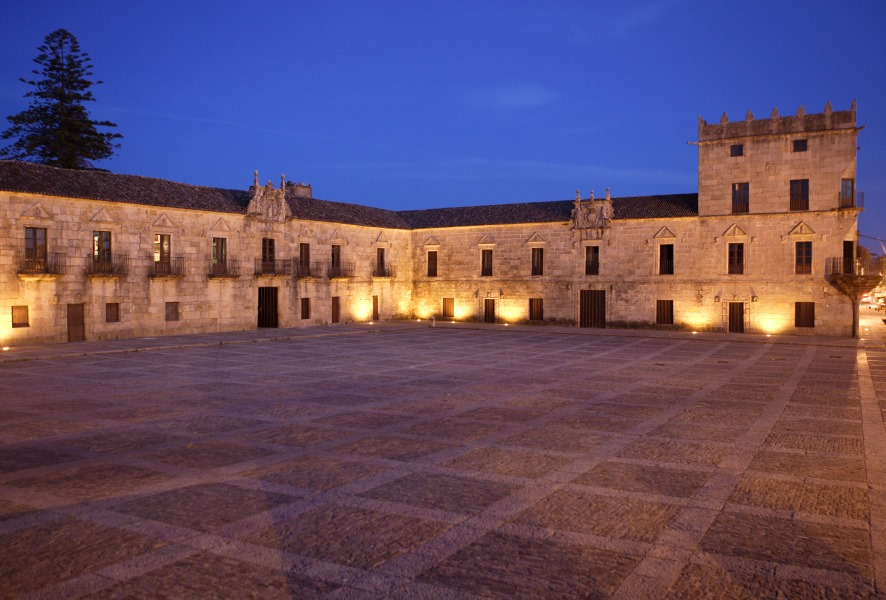
#> input picture Images/Intro_images/pazo.jpg, 886 x 600 px
$ jupyter execute --allow-errors 02_CV.ipynb
#> lines starting #> are read from the running program, lines starting #| are printed output that depends on the picture; after the words box and inside, x2 and y2 are one past the last pixel; in counts of white or black regions, pixels touching at a corner belong together
[cell 1]
intro_images_path='./Images/Intro_images/'
edge_images_path='../'#../Images/Edge_images/'
seg_images_path='../'#../Images/Seg_images/'
feature_images_path='./Images/Feature_images/'
output_path='./Images/Outputs/'
print('Image paths ....')

# COMPUTER VISION I

**Master in Artificial Intelligence, USC, UDC, UVigo**

Academic year 2022/23

## Image  geometric transformations

http://szeliski.org/Book/

https://docs.opencv.org/4.3.0/da/d6e/tutorial_py_geometric_transformations.html

There can be a number of basic operations we can perform in an image. OpenCV provides two transformation functions, **cv.warpAffine** and **cv.warpPerspective**, with which you can perform all kinds of transformations. cv.warpAffine takes a 2x3 transformation matrix while cv.warpPerspective takes a 3x3 transformation matrix as input.

### Image translation

Translation is the shifting of an object's location. If you know the shift in the (x,y) direction and let it be (tx,ty), you can create the transformation matrix M as follows:

    M=[[1, 0, tx],
       [0, 1, ty]]


[cell 2]
import numpy as np
from matplotlib import pyplot as plt
import cv2
import sys

# Load an color image in grayscale
img = cv2.imread(intro_images_path +'pazo.jpg')
#> img is the input picture: shape (600, 886, 3); mean B, G, R 102.8, 78.1, 99.6

if img is None:
  sys.exit('Failing at loading image')

img=cv2.cvtColor(img, cv2.COLOR_BGR2RGB)
num_rows, num_cols = img.shape[:2]
#> num_rows = 600; num_cols = 886

translation_matrix = np.float32([ [1,0,70], [0,1,110] ])
#translation with image cropping
img_tc = cv2.warpAffine(img, translation_matrix, (num_cols, num_rows), cv2.INTER_LINEAR)

plt.imshow(img_tc)
plt.xticks([]), plt.yticks([])  # to hide tick values on X and Y axis
plt.show()

#translation without image cropping
img_t = cv2.warpAffine(img, translation_matrix, (num_cols+ 2*int(translation_matrix[0,2]), num_rows+ 2*int(translation_matrix[1,2])), cv2.INTER_LINEAR)

plt.imshow(img_t)
plt.xticks([]), plt.yticks([])  # to hide tick values on X and Y axis
plt.show()

### Image rotation

Rotation of an image for an angle θ is achieved by the transformation matrix of the form

    M=[[cosθ,  sinθ],
       [−sinθ, cosθ]]

OpenCV also provides scaled rotation with adjustable center of rotation so that you can rotate at any location you prefer.The modified transformation matrix is given by

    M=[[α,  β, (1−α)⋅center.x−β⋅center.y],
       [-β  α, β⋅center.x+(1−α)⋅center.y]]

where:

    α=scale⋅cosθ,
    β=scale⋅sinθ

To find this transformation matrix, write the affine transformation yourself and call OpenCv functions **cv2.warpAffine(image, M, output_shape)**. Alternatively, OpenCV provides a function, **cv.getRotationMatrix2D(center, angle, scale)**.

#### Alternative 1

[cell 3]
import numpy as np
from matplotlib import pyplot as plt
import cv2


def get_affine_cv(t, r, s):
    sin_theta = np.sin(r)
    cos_theta = np.cos(r)

    a_11 = s * cos_theta
    a_21 = -s * sin_theta

    a_12 = s * sin_theta
    a_22 = s * cos_theta

    a_13 = t[0] * (1 - s * cos_theta) - s * sin_theta * t[1]
    a_23 = t[1] * (1 - s * cos_theta) + s * sin_theta * t[0]

    return np.array([[a_11, a_12, a_13],[a_21, a_22, a_23]])

#Load an image
img = cv2.imread(intro_images_path+'pazo.jpg')
img=cv2.cvtColor(img, cv2.COLOR_BGR2RGB)

rows,cols = img.shape[:2]
#> rows = 600; cols = 886
center=((cols-1)/2, (rows-1)/2)
#> center = (442.5, 299.5)
angle=30
scale=0.6


M = get_affine_cv(center, np.deg2rad(angle), scale)

img_r = cv2.warpAffine(img, M, (cols, rows))

plt.imshow(img_r)
plt.xticks([]), plt.yticks([])  # to hide tick values on X and Y axis
plt.show()

#### Alternative 2

[cell 4]
import numpy as np
import cv2

img = cv2.imread(intro_images_path+'pazo.jpg')
img=cv2.cvtColor(img, cv2.COLOR_BGR2RGB)

rows,cols = img.shape[:2]
center=((cols-1)/2, (rows-1)/2)
angle=30
scale=0.6

M=cv2.getRotationMatrix2D(center, angle, scale)

img_r = cv2.warpAffine(img, M, (cols,rows))

plt.imshow(img_r)
plt.xticks([]), plt.yticks([])
plt.show()

### Image scaling

This is a commonly used method in the computer vision and image processing area where we try to resize the image according to the requirement. Roughly we perform two things in the image scaling: either we enlarge the image or we shrink the image; in OpenCV, we have function resize; using this, we can perform the scaling of the image.

Here are the interpolation methods provided by OpenCV:

- cv2.INTER_AREA uses pixel area relation for resampling. This is the best method for reducing the size of an image. When used for zooming into the image, it uses the INTER_NEAREST method.

- cv2.INTER_CUBIC uses bicubic interpolation for resizing. This method performs calculations based on the 4×4 neighboring pixels for the pixels. It takes the weighted average of these 16 pixels to create a new pixel.

- cv2.INTER_LINEAR is similar to the INTER_CUBIC interpolation. However, INTER_CUBIC only uses 2×2 neighboring pixels to get the weighted average for the pixels.

- cv2.INTER_NEAREST uses the nearest neighbor concept for interpolation. This uses only one neighboring pixel from the image for interpolation.

[cell 5]
import numpy as np
from matplotlib import pyplot as plt
import cv2
import matplotlib
#matplotlib.rcParams['figure.figsize'] = (6.0, 6.0)

#Load an color image in grayscale
img = cv2.imread(intro_images_path+'pazo.jpg')
img=cv2.cvtColor(img, cv2.COLOR_BGR2RGB)

img_shrinked = cv2.resize(img,None,fx=0.5, fy=0.5, interpolation = cv2.INTER_AREA)
plt.figure(figsize= (0.01*img_shrinked.shape[0],0.01*img_shrinked.shape[1]));plt.imshow(img_shrinked)
plt.xticks([]), plt.yticks([])  # to hide tick values on X and Y axis
plt.show()


img_enlarged = cv2.resize(img,None,fx=1.5, fy=1.5, interpolation = cv2.INTER_CUBIC)
plt.figure(figsize= (0.01*img_enlarged.shape[0],0.01*img_enlarged.shape[1]));plt.imshow(img_enlarged)
plt.xticks([]), plt.yticks([])  # to hide tick values on X and Y axis
plt.show()

### Affine Transformations

https://docs.opencv.org/4.3.0/df/d9d/tutorial_py_colorspaces.html

https://docs.opencv.org/3.4.2/df/d9d/tutorial_py_colorspaces.html

In affine transformation, all parallel lines in the original image will still be parallel in the output image. To find the transformation matrix, we need three points from the input image and their corresponding locations in the output image. Then cv.getAffineTransform will create a 2x3 matrix which is to be passed to cv.warpAffine.

[cell 6]
import numpy as np
from matplotlib import pyplot as plt
import cv2
import matplotlib
#matplotlib.rcParams['figure.figsize'] = (6.0, 6.0)

#Load an color image in grayscale
img = cv2.imread(intro_images_path+'pazo.jpg')
img=cv2.cvtColor(img, cv2.COLOR_BGR2RGB)

image=img.copy()

pts1 = np.float32([[50,60],[600,60],[300,300]])
pts2 = np.float32([[40,50],[580,90],[260,350]])

for pt in pts1:
    cv2.circle(image, (int(pt[0]), int(pt[1])),10, (255, 0, 0),-1)
#> image: shape (600, 886, 3); mean R, G, B 99.9, 77.9, 102.6
for pt in pts2:
    cv2.circle(image, (int(pt[0]), int(pt[1])),10, (0, 255, 0),-1)
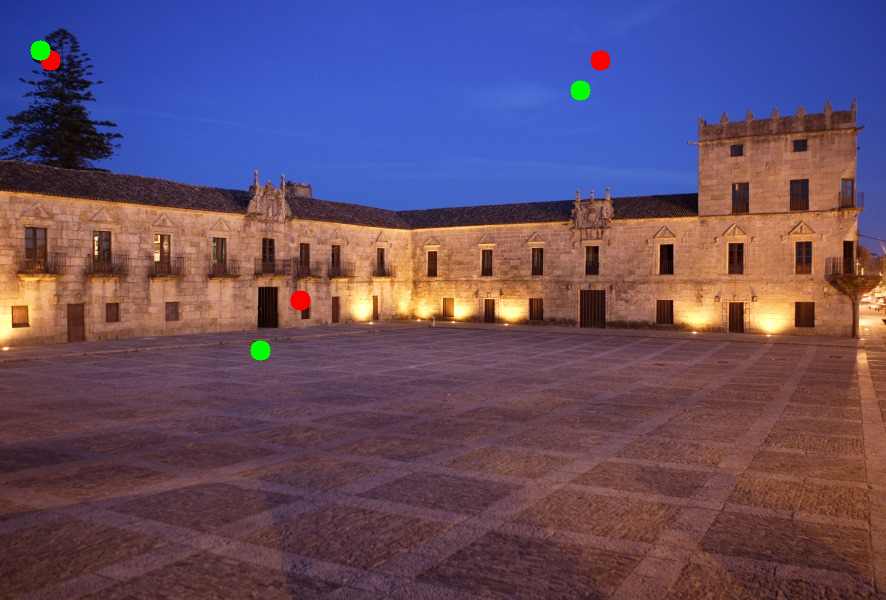
#> image: shape (600, 886, 3); mean R, G, B 99.8, 78.3, 102.4

M = cv2.getAffineTransform(pts1,pts2)
#> M = [[0.982, -0.106, -2.73], [0.0727, 1.17, -24.09]]
dst = cv2.warpAffine(img,M,(cols,rows))
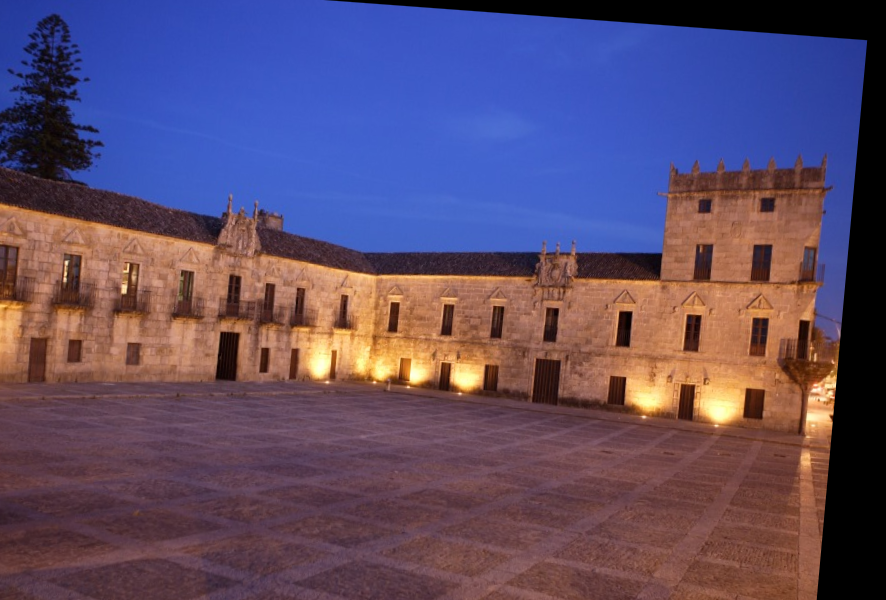
#> dst: shape (600, 886, 3); mean R, G, B 93.8, 76.8, 104.9


plt.figure(figsize= (0.01*image.shape[0],0.01*image.shape[1]));plt.imshow(image)
plt.xticks([]), plt.yticks([])  # to hide tick values on X and Y axis
plt.show()

plt.figure(figsize= (0.01*dst.shape[0],0.01*dst.shape[1]));plt.imshow(dst)
plt.xticks([]), plt.yticks([])  # to hide tick values on X and Y axis
plt.show()

### Perspective transformation

For perspective transformation you need a 3x3 transformation matrix. Straight lines will remain straight even after the transformation. To find this transformation matrix, you need 4 points on the first view and corresponding points on the second view. Among these 4 points, 3 of them should not be collinear. Then the transformation matrix can be found by the function **cv2.getPerspectiveTransform**. Then apply **c2v.warpPerspective** with this 3x3 transformation matrix.

The function cv2.warpPerspective() applies a perspective transformation to an image:
dst=cv2.warpPerspective(src, h, dsize)

- src: input image.
- dst: output image that has the size dsize and the same type as src .
- h: homography (3×3 transformation matrix).
- Dsize: size of the output image.

[cell 7]
import numpy as np
from matplotlib import pyplot as plt
import cv2
import matplotlib
#matplotlib.rcParams['figure.figsize'] = (6.0, 6.0)

#Load an color image in grayscale
img = cv2.imread(intro_images_path+'pazo.jpg')
img=cv2.cvtColor(img, cv2.COLOR_BGR2RGB)

rows, cols=img.shape[:2]
pts1 = np.float32([[10,10], [cols-10,10], [10,rows-10], [cols-10,rows-10]])
pts2 = np.float32([[20,20], [cols-20,20], [int(0.33*cols),rows-10], [int(0.66*cols),rows-10]])

P_M = cv2.getPerspectiveTransform(pts1, pts2)
#> P_M = [[1.01, 1.47, -4.15], [-6.34e-19, 3.01, -9.44], [6.76e-21, 0.00338, 1]]
dst = cv2.warpPerspective(img, P_M, (cols,rows))

image=img.copy()

for pt in pts1:
    cv2.circle(image, (int(pt[0]), int(pt[1])),10, (255, 0, 0),-1)
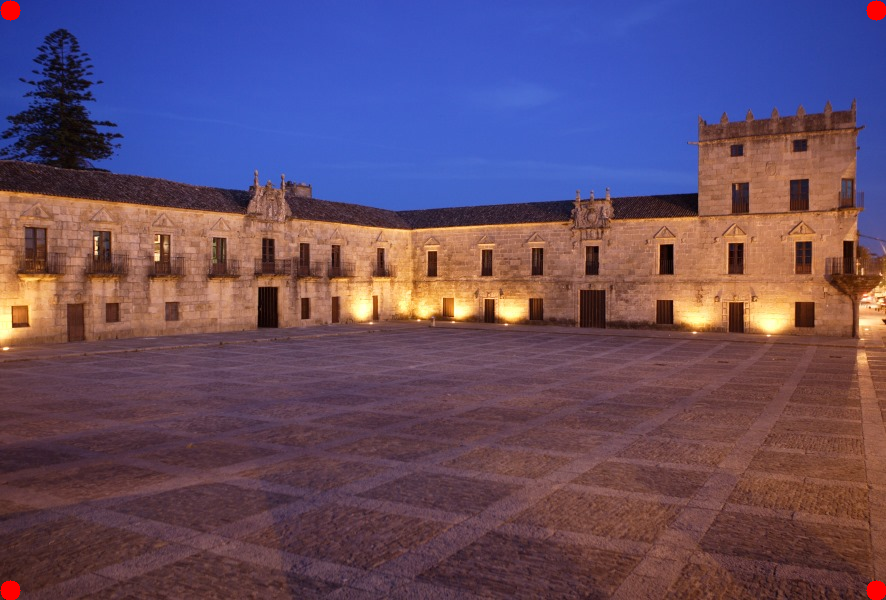
#> image: shape (600, 886, 3); mean R, G, B 100, 78, 102.6
for pt in pts2:
    cv2.circle(image, (int(pt[0]), int(pt[1])),10, (0, 255, 0),-1)
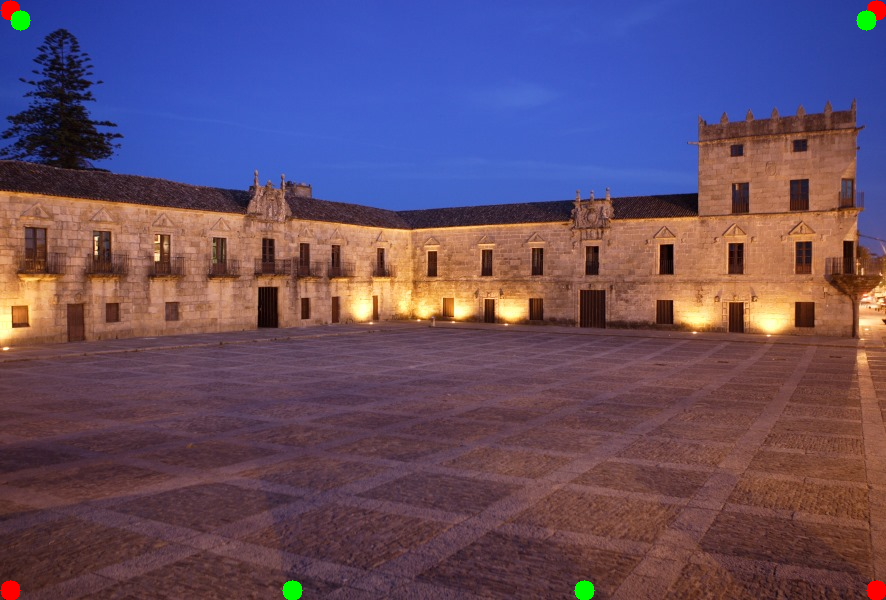
#> image: shape (600, 886, 3); 0.24% of pixels changed, all inside (x1, y1, x2, y2) = (10, 10, 877, 600)


plt.figure(figsize= (0.01*image.shape[0],0.01*image.shape[1]));plt.imshow(image)
plt.xticks([]), plt.yticks([])  # to hide tick values on X and Y axis
plt.show()

plt.figure(figsize= (0.01*dst.shape[0],0.01*dst.shape[1]));plt.imshow(dst)
plt.xticks([]), plt.yticks([])  # to hide tick values on X and Y axis
plt.show()

#### Exercise: Compute the homography between two views of the same scene

[cell 8]
import cv2
import numpy as np
from matplotlib import pyplot as plt

# Read first view
im1 = cv2.imread(intro_images_path+'library1.jpg',  cv2.IMREAD_COLOR)
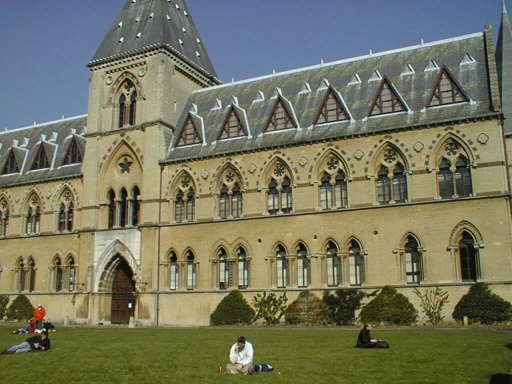
#> input picture Images/Intro_images/library1.jpg, 512 x 384 px
#> im1 is the input picture: shape (384, 512, 3); mean B, G, R 94.6, 117.4, 116.2

# Read second view
im2 = cv2.imread(intro_images_path+'library2.jpg', cv2.IMREAD_COLOR)
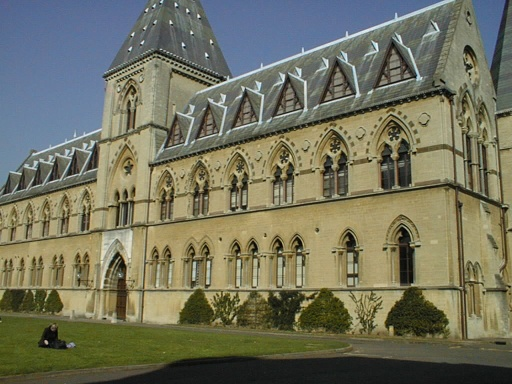
#> input picture Images/Intro_images/library2.jpg, 512 x 384 px
#> im2 is the input picture: shape (384, 512, 3); mean B, G, R 93.7, 114.3, 114.3


## Chose 4 (not all aligned) corresponging points
#WRITE DOWN THEIR COODINATES!!
cv2.imshow('View 1', im1)
cv2.imshow('View 2', im2)

k = cv2.waitKey(0) & 0xFF
#> (key Esc is pressed here)
if k == 27:         # wait for ESC key to exit
    cv2.destroyAllWindows()

[cell 9]
import cv2
import numpy as np
from matplotlib import pyplot as plt

# Read first view
im1 = cv2.imread(intro_images_path+'library1.jpg',  cv2.IMREAD_COLOR)

# Read second view
im2 = cv2.imread(intro_images_path+'library2.jpg', cv2.IMREAD_COLOR)

im1=cv2.cvtColor(im1, cv2.COLOR_BGR2RGB)
im2=cv2.cvtColor(im2, cv2.COLOR_BGR2RGB)


# Location of reference points
points1 = np.zeros((4, 2), dtype=np.float32)
points2 = np.zeros((4, 2), dtype=np.float32)

#INSERT HERE THE COORDINATES YOU HAVE WROTE DOWN
#CHANGING THE CURRENT VALUES!!
points1[0, :] = [82,176]
points1[1, :] = [95,293]
points1[2, :] = [498,121]
points1[3, :] = [478,280]

points2[0, :] = [97,180]
points2[1, :] = [102,289]
points2[2, :] = [442,95]
points2[3, :] = [413,285]

im1c=im1.copy()
im2c=im2.copy()


for pt in points1:
    cv2.circle(im1c, (int(pt[0]), int(pt[1])),5, (255, 0, 0),-1)
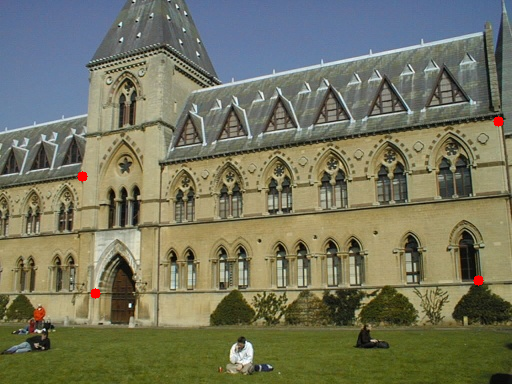
#> im1c: shape (384, 512, 3); mean R, G, B 116.5, 117.2, 94.5
for pt in points2:
    cv2.circle(im2c, (int(pt[0]), int(pt[1])),5, (0, 255, 0),-1)
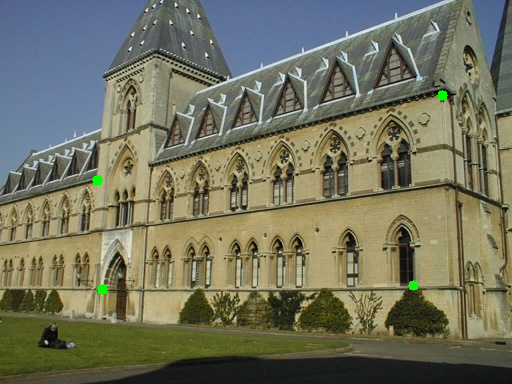
#> im2c: shape (384, 512, 3); mean R, G, B 114.1, 114.6, 93.6

plt.imshow(im1c), plt.title("First view")
plt.axis('off')
plt.show()
plt.imshow(im2c), plt.title("Second view")
plt.axis('off')
plt.show()

# Find homography

h, mask = cv2.findHomography(points1, points2, cv2.RANSAC)
#> h = [[0.566, -0.024, 51.3], [-0.127, 0.905, 24.52], [-0.000516, 3.45e-05, 1]]; mask = [1, 1, 1, 1]

# Use homography to align im1 with im2
height1, width1, _ = im1.shape
#> height1 = 384; width1 = 512
height2, width2, _ = im2.shape
#> height2 = 384; width2 = 512

#Aligned image im1Reg, using a 3x3 transformation matrix
imP = cv2.warpPerspective(im1, h, (1*width1 + 0*width2, 1*height1+ 0*height2))


for pt in points1:
    cv2.circle(imP, (int(pt[0]), int(pt[1])),5, (255, 0, 0),-1)
#> imP: shape (384, 512, 3); mean R, G, B 91.3, 91, 71.4
for pt in points2:
    cv2.circle(imP, (int(pt[0]), int(pt[1])),5, (0, 255, 0),-1)
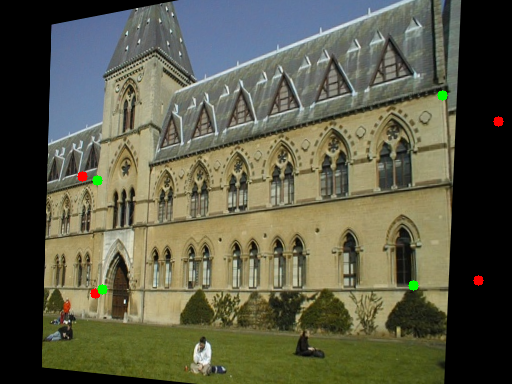
#> imP: shape (384, 512, 3); mean R, G, B 91.2, 91.3, 71.3

plt.imshow(imP), plt.title("Transformed image")
plt.axis('off')
plt.show()

# Print estimated homography

print("Estimated homography : \n",  h)
#| Estimated homography :
#|  [[ 5.66066376e-01 -2.40355476e-02  5.12987124e+01]
#|  [-1.26668550e-01  9.05356791e-01  2.45230135e+01]
#|  [-5.15884731e-04  3.45153520e-05  1.00000000e+00]]

#### Exercise: Combine two images

[cell 10]
import cv2
import numpy as np
from matplotlib import pyplot as plt

# Read first view
im1 = cv2.imread(intro_images_path+'Logo_Paris.png', cv2.IMREAD_COLOR)

# Read second view
im2 = cv2.imread(intro_images_path+'eiffel.jpg', cv2.IMREAD_COLOR)
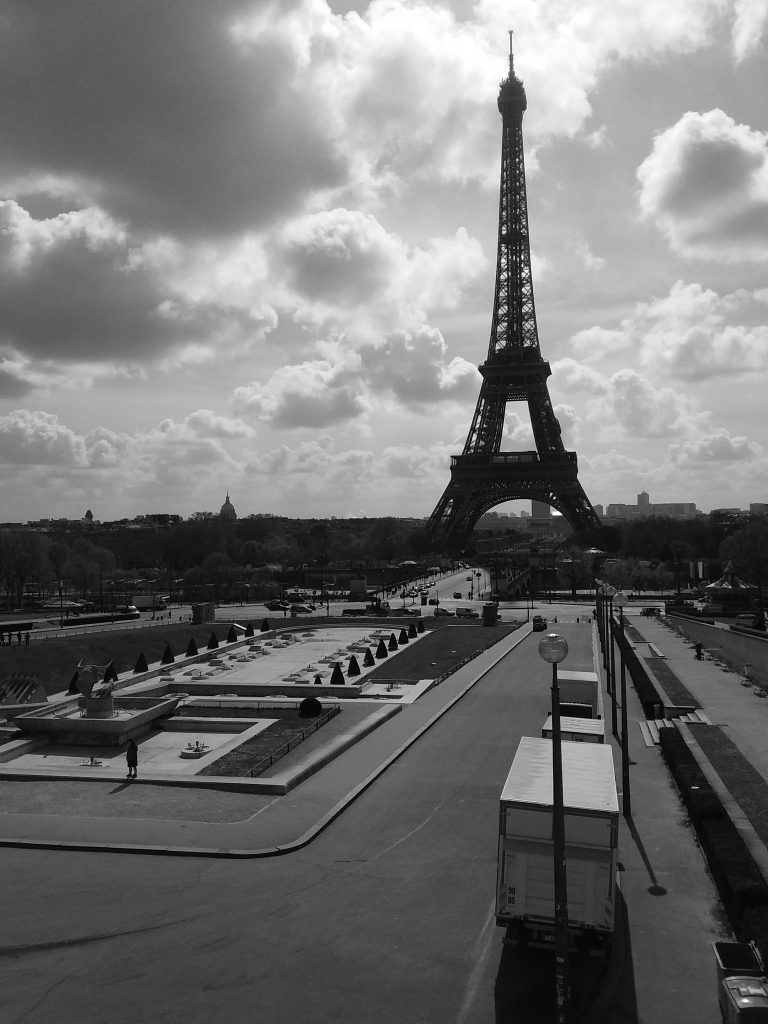
#> input picture Images/Intro_images/eiffel.jpg, 768 x 1024 px
#> im2 is the input picture: shape (1024, 768, 3); min 0, max 255, mean 115.2


## Chose 4 (not all aligned) corresponging points
cv2.imshow('View 1', im1)
cv2.imshow('View 2', im2)

k = cv2.waitKey(0) & 0xFF
#> (key Esc is pressed here)
if k == 27:         # wait for ESC key to exit
    cv2.destroyAllWindows()
